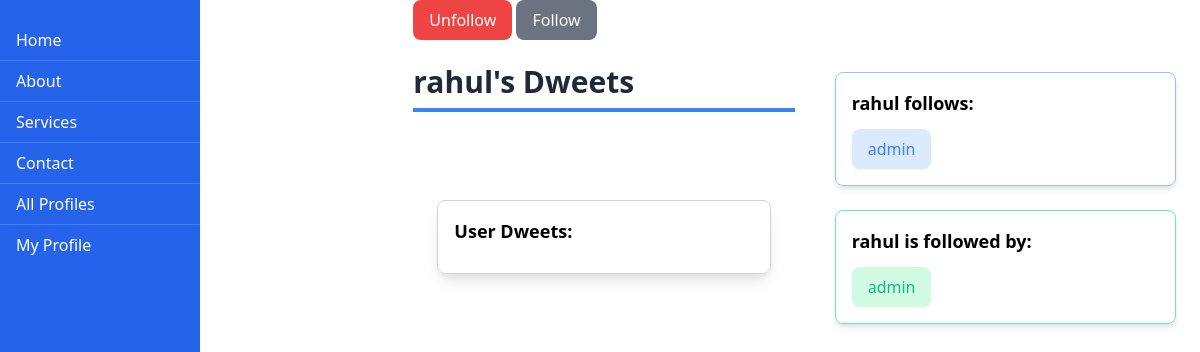
Page /profile/2/ (signed in) on the earlier database version.
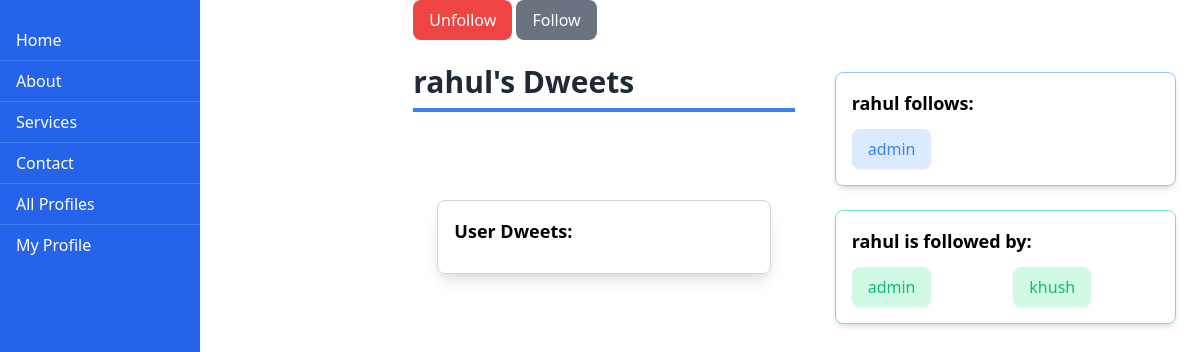
Same page on the later database version.
### dwitter/models.py (models this page shows)
class Profile(models.Model):
    user = models.OneToOneField(User, on_delete=models.CASCADE)
    follows = models.ManyToManyField(
        "self",
        related_name="followed_by",
        symmetrical=False,
        blank=True,
    )
    def __str__(self):
        return self.user.username

### dwitter/views.py (the view, shortened to what this page needs)
# urls.py: path("profile/<int:pk>/", profile, name="profile"),
@login_required(login_url='dwitter:login')
def profile(request, pk):
    print(pk, request.user.pk)
    if not hasattr(request.user, 'profile'):
        missing_profile = Profile(user=request.user.profile)
        missing_profile.save()
    profile = Profile.objects.get(pk=pk)
    my_dweets = Dweet.objects.filter(
        user = profile.user
    ).order_by("-created_at")
    return render(request, "dwitter/profile.html", {"profile" : profile, "dweets" : my_dweets})

### dwitter/templates/dwitter/profile.html (shortened to what this page needs)
{% extends 'base.html' %}
{% block content %}
<div class="grid grid-cols-3 gap-4">
    <div class="flex justify-between">
        <div class="bg-blue-600 text-white h-screen w-1/6 fixed top-0 left-0 overflow-y-auto pt-5">
            <a href="{% url 'dwitter:dashboard' %}" class="block py-2 px-4 hover:bg-blue-500 border-b border-blue-500">Home</a>
            <a href="#about" class="block py-2 px-4 hover:bg-blue-500 border-b border-blue-500">About</a>
            <a href="#services" class="block py-2 px-4 hover:bg-blue-500 border-b border-blue-500">Services</a>
            <a href="#contact" class="block py-2 px-4 hover:bg-blue-500 border-b border-blue-500">Contact</a>
            <a href="{% url 'dwitter:profile_list' %}" class="block py-2 px-4 hover:bg-blue-500 border-b border-blue-500">All Profiles</a>
            <a href="{% url 'dwitter:profile' request.user.profile.id %}" class="block py-2 px-4 hover:bg-blue-500">My Profile</a>
        </div>
    </div>
    <div class="flex-1 ml-2">
        <form method="post">
            <div class="mb-3">
                {% if profile != user.profile %}
                    {% if profile in user.profile.follows.all %}
                        <button name="follow" value="unfollow" class="bg-red-500 text-white py-2 px-4 rounded-lg">Unfollow</button>
                        <button class="mr-2 bg-gray-500 text-white py-2 px-4 rounded-lg">Follow</button>
                    {% else %}
                        <button name="follow" value="follow" class="bg-green-500 text-white py-2 px-4 rounded-lg">Follow</button>
                        <button class="ml-2 bg-gray-500 text-white py-2 px-4 rounded-lg">Unfollow</button>
                    {% endif %}
                {% else %}
                    <div class="bg-blue-200 text-blue-800 rounded-lg p-3">
                        <p class="font-bold">This is your own profile.</p>
                        <p>You are awesome!</p>
                    </div>
                {% endif %}
            </div>
        </form>
        <h1 class="text-3xl font-semibold text-gray-800 border-b-4 border-blue-500 py-2 mb-6">{{ profile.user.username }}'s Dweets</h1>
        <div class="mt-8 p-6">
            <div class="mt-8 border border-gray-300 rounded-lg shadow-lg p-4">
                <h3 class="text-lg font-semibold mb-3">User Dweets:</h3>
            </div>
        </div>
    </div>
    <div class="mt-8 p-6">
        <div class="mt-4 border border-blue-300 rounded-lg shadow-md p-4">
            <h3 class="text-lg font-semibold mb-3">{{ profile.user.username }} follows:</h3>
            <ul class="grid grid-cols-2 gap-4">
                {% for following in profile.follows.all %}
                    {% if following != profile %}
                        <li>
                            <a href="{% url 'dwitter:profile' following.id %}" class="inline-block py-2 px-4 bg-blue-100 hover:bg-blue-200 rounded-lg shadow-sm transition duration-300">
                                <span class="text-blue-500">{{ following }}</span>
                            </a>
                        </li>
                    {% endif %}
                {% endfor %}
            </ul>
        </div>
        <div class="mt-6 border border-green-300 rounded-lg shadow-md p-4">
            <h3 class="text-lg font-semibold mb-3">{{ profile.user.username }} is followed by:</h3>
            <ul class="grid grid-cols-2 gap-4">
                {% for follower in profile.followed_by.all %}
                    {% if follower != profile %}
                        <li>
                            <a href="{% url 'dwitter:profile' follower.id %}" class="inline-block py-2 px-4 bg-green-100 hover:bg-green-200 rounded-lg shadow-sm transition duration-300">
                                <span class="text-green-500">{{ follower }}</span>
                            </a>
                        </li>
                    {% endif %}
                {% endfor %}
            </ul>
        </div>
    </div>
</div>
{% endblock content %}

Differences in the rows shown:
added Profile: user.username "khush", shown under "rahul is followed by:"
